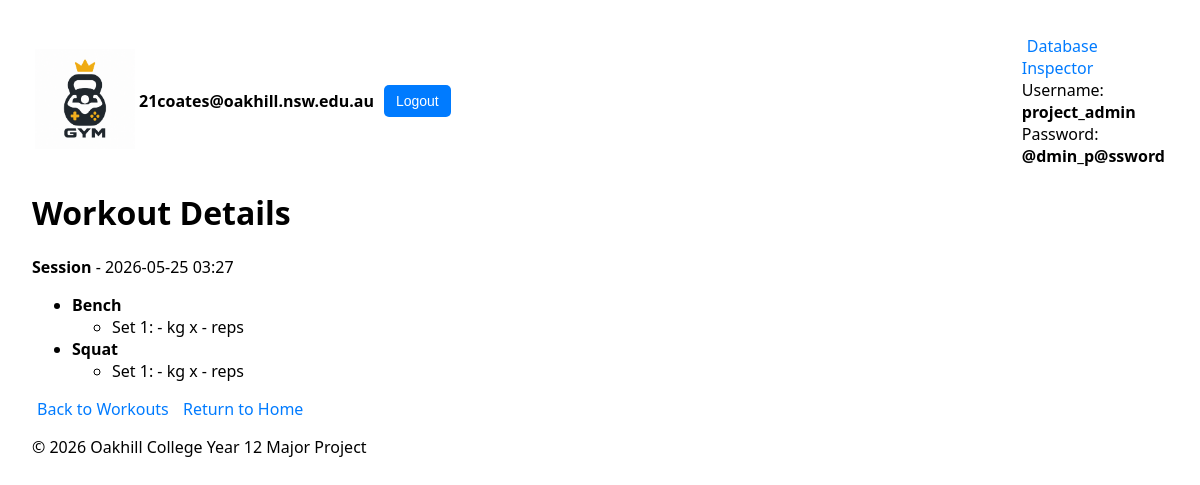
The app's page /my_app/workouts/4/ (signed in), older data.
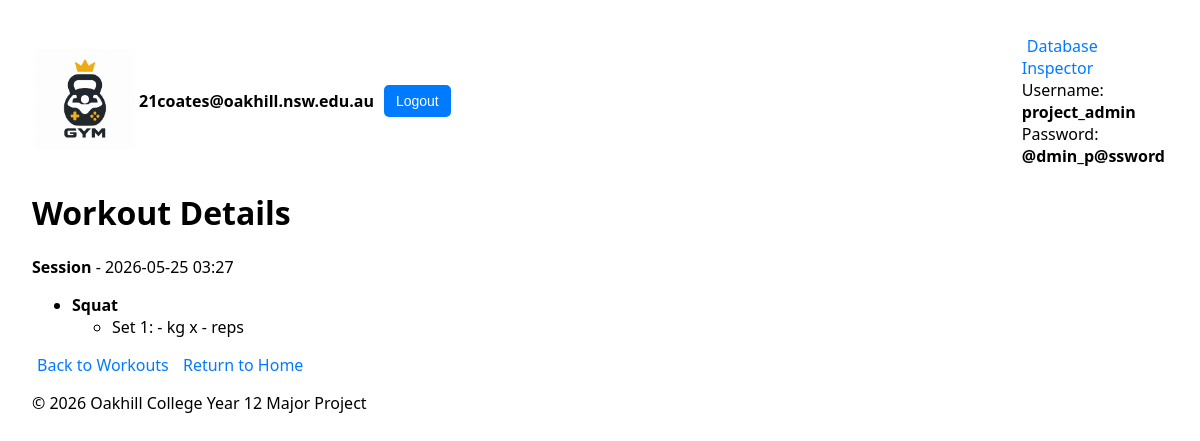
The same page, newer data.
### my_app/models.py (models this page shows, shortened)
class GymSession(models.Model):
    profile = models.ForeignKey('users.Profile', on_delete=models.CASCADE, related_name="sessions")
    session_name = models.CharField(max_length=100, blank=True, null=True)
    session_date = models.DateTimeField()
    notes = models.TextField(blank=True, null=True)
    created_at = models.DateTimeField(auto_now_add=True)
    updated_at = models.DateTimeField(auto_now=True)

class SessionExercise(models.Model):
    session = models.ForeignKey(GymSession, on_delete=models.CASCADE, related_name="session_exercises")
    exercise = models.ForeignKey(Exercise, on_delete=models.CASCADE)
    order_number = models.PositiveIntegerField(default=1)
    notes = models.TextField(blank=True, null=True)
    class Meta:
        ordering = ['order_number']

class Exercise(models.Model):
    exercise_name = models.CharField(max_length=100)
    exercise_type = models.CharField(max_length=50, blank=True, null=True)
    target_muscle_group = models.CharField(max_length=100, blank=True, null=True)
    description = models.TextField(blank=True, null=True)

class ExerciseSet(models.Model):
    session_exercise = models.ForeignKey(SessionExercise, on_delete=models.CASCADE, related_name="sets")
    set_number = models.PositiveIntegerField()
    reps = models.IntegerField(blank=True, null=True)
    weight = models.DecimalField(max_digits=6, decimal_places=2, blank=True, null=True)
    duration_seconds = models.IntegerField(blank=True, null=True)
    distance_metres = models.DecimalField(max_digits=10, decimal_places=2, blank=True, null=True)
    completed = models.BooleanField(default=False)
    class Meta:
        ordering = ['set_number']

### my_app/views.py (the view)
# urls.py: path("workouts/<int:session_id>/", views.workout_detail, name="workout_detail"),
@login_required(login_url="users:login")
def workout_detail(request, session_id):
    session = get_object_or_404(request.user.profile.sessions, id=session_id)
    session_exercises = session.session_exercises.select_related('exercise').prefetch_related('sets')
    return render(request, "my_app/workout_detail.html", {"session": session, "session_exercises": session_exercises})

### my_app/templates/my_app/workout_detail.html
{% extends 'my_app/base.html' %}
{% block content %}
<h1>Workout Details</h1>
<p><strong>{{ session.session_name|default:'Session' }}</strong> - {{ session.session_date|date:'Y-m-d H:i' }}</p>
<ul>
    {% for session_exercise in session_exercises %}
        <li>
            <strong>{{ session_exercise.exercise.exercise_name }}</strong>
            <ul>
                {% for s in session_exercise.sets.all %}
                    <li>Set {{ s.set_number }}: {{ s.weight|default:'-' }} kg x {{ s.reps|default:'-' }} reps</li>
                {% endfor %}
            </ul>
        </li>
    {% empty %}
        <li>No exercises found for this session.</li>
    {% endfor %}
</ul>
<a href="{% url 'my_app:workouts' %}">Back to Workouts</a>
<a href="{% url 'my_app:home' %}">Return to Home</a>
{% endblock %}

### my_app/templates/my_app/base.html (shortened to what this page needs)
{% load static %}
<!DOCTYPE html>
<html lang="en">
<head>
    <link rel="stylesheet" href="{% static 'my_app/styles.css' %}">
</head>
<body>
    <header>
        <table>
            <tr>
                <td>
                    <div class="logo">
                        <img src="{% static 'my_app/gym_logo.png' %}" alt="my_app Logo">
                    </div>
                </td>
                <td style="width:1000px">
                    <div class="user-info">
                        {% if request.user.is_authenticated %}
                            <span>{{ request.user.username }}</span>
                            <form action="{% url 'users:logout' %}" method="post">
                                <button type="submit">Logout</button>
                            </form>
                        {% else %}
                            <a href="{% url 'users:register' %}">Register</a>
                        {% endif %}
                    </div>
                </td>
                <td>
                    <a href="{% url 'admin:index' %}" target="_blank">Database Inspector</a><br>
                    Username: <strong>project_admin</strong><br>
                    Password: <strong>@dmin_p@ssword</strong>
                </td>
            </tr>
        </table>
    </header>
    <main>
        {% block content %}
        {% endblock %}
    </main>
    <footer>
        <p>&copy; 2026 Oakhill College Year 12 Major Project</p>
    </footer>
</body>
</html>

### my_app/static/my_app/styles.css (style rules this page uses)
.logo img { max-height: 100px; }
.user-info { display: flex; align-items: center; font-size: 16px; }
.user-info span { margin-right: 10px; font-weight: bold; }
.user-info button { background-color: #007BFF; color: white; border: none; padding: 8px 12px; cursor: pointer; border-radius: 5px; font-size: 14px; }
button { background-color: #28a745; color: white; border: none; padding: 10px 15px; cursor: pointer; border-radius: 5px; font-size: 14px; margin-top: 20px; margin-bottom: 20px; }
a { color: #007BFF; text-decoration: none; padding: 5px }
body { font-family: system-ui, -apple-system, Segoe UI, Roboto, Arial, sans-serif; margin: 2rem; }

Row changes from the older to the newer data that the page shows:
removed SessionExercise: exercise.exercise_name "Bench"
removed ExerciseSet: set_number "1", weight "-", reps "-", shown under "Bench"
